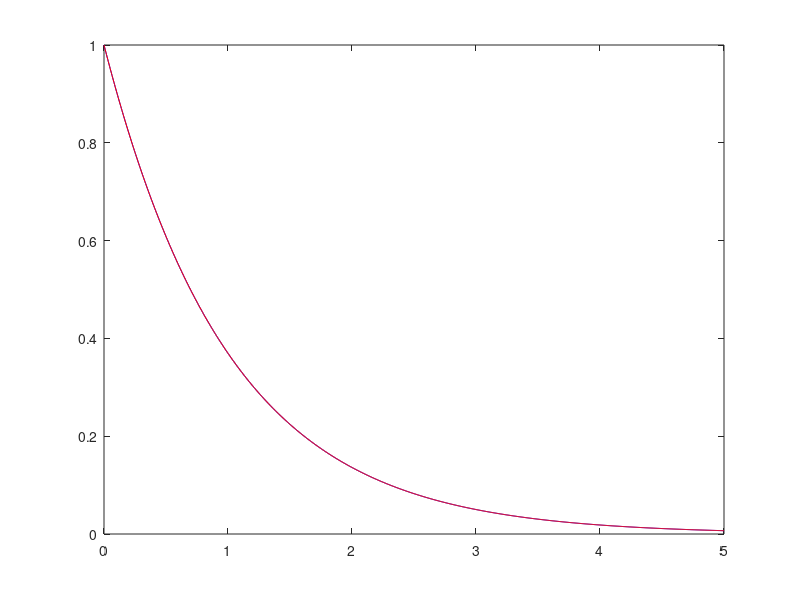

MATLAB code to generate this figure: (Note: this script raises an error after producing the figure.)
%% LA9

clear all
close all
clc

% varepsilon = sym('varepsilon');
% C = sym('C');
% syms t;
% T1 = taylor((-1/sqrt(exp(2*t)*C+varepsilon)))

vareps = 0.01

t = linspace(0,5,1000);
exact1 = 1./sqrt(exp(2.*t).*(1-vareps)+vareps);
% exact2 = -1./sqrt(exp(2.*t).*(1-vareps)+vareps);
approx = exp(-t)+.5.*(-exp(-3.*t)+exp(-t)).*vareps+exp(-t).*(exp(-3.*t)./2-3.*exp(-t)./2+1).*vareps^2;
plot(t,exact1,'-b')
hold on
% plot(t,exact2,'--b')
plot(t,approx,'-r')
xline(0)
yline(0)
xlabel('t','FontSize',16)
ylabel('y','FontSize',16)
title('Approximation vs Exact of dy/dt + y = \epsilon y^3','FontSize',16)
hold off
